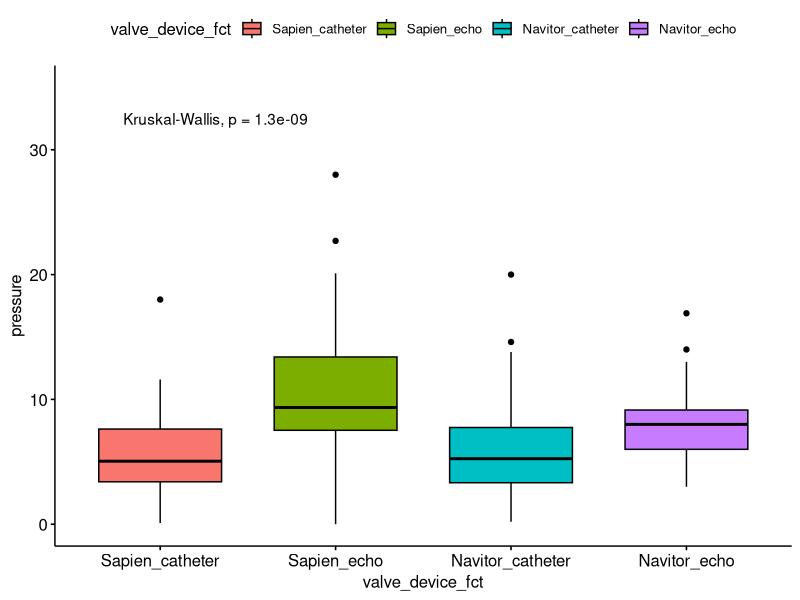

This figure's R source:
library(tidyverse)
library(readxl)
library(here)
library(ggplot2)
library(lme4)
library(parameters)

dat <- readxl::read_xlsx(path = here::here("pressure_data.xlsx"))


prepped_dat <- dat %>% 
  dplyr::mutate(valve = if_else(`ValveType 1;N 0;S` == 0, "Sapien", "Navitor"), 
                catheter = if_else(catheter == 55555, NA_real_, catheter), 
                diff = catheter - THVmeanPG_Post, 
                echo = THVmeanPG_Post) %>% 
  tidyr::drop_na()

long_dat <- tidyr::pivot_longer(prepped_dat, 
                      cols = c(catheter, echo), 
                      names_to = "measure_device", 
                      values_to = "pressure") %>% 
  dplyr::mutate(valve_device = paste0(valve, "_", measure_device), 
                valve_device_fct = forcats::fct_relevel(valve_device, 
                                                        c("Sapien_catheter", "Sapien_echo", "Navitor_catheter", "Navitor_echo")))


# LMM model ---------------------------------------------------------------

fit <- lmer(pressure ~ valve + measure_device + valve*measure_device + (1|PatientIdOld), data = long_dat)
parameters::model_parameters(fit)

# make figure -------------------------------------------------------------



fig <- ggpubr::ggboxplot(long_dat, x = "valve_device_fct", 
                  y = "pressure", fill = "valve_device_fct") + 
  scale_y_continuous(limits = c(0, 35)) +
  ggpubr::stat_compare_means(label.y = 32)



# fig2 <- ggpubr::ggboxplot(long_dat, x = "measure_device", 
#                          y = "pressure", 
#                          fill = "measure_device", facet.by = "valve") + 
#   scale_y_continuous(limits = c(0, 35)) +
#   ggpubr::stat_compare_means(label.y = 32)
# 
# ggpubr::ggpaired(long_dat, x = "measure_device", 
#                   y = "pressure", 
#                   fill = "measure_device", facet.by = "valve") + 
#   scale_y_continuous(limits = c(0, 35)) +
#   ggpubr::stat_compare_means(label.y = 32)
